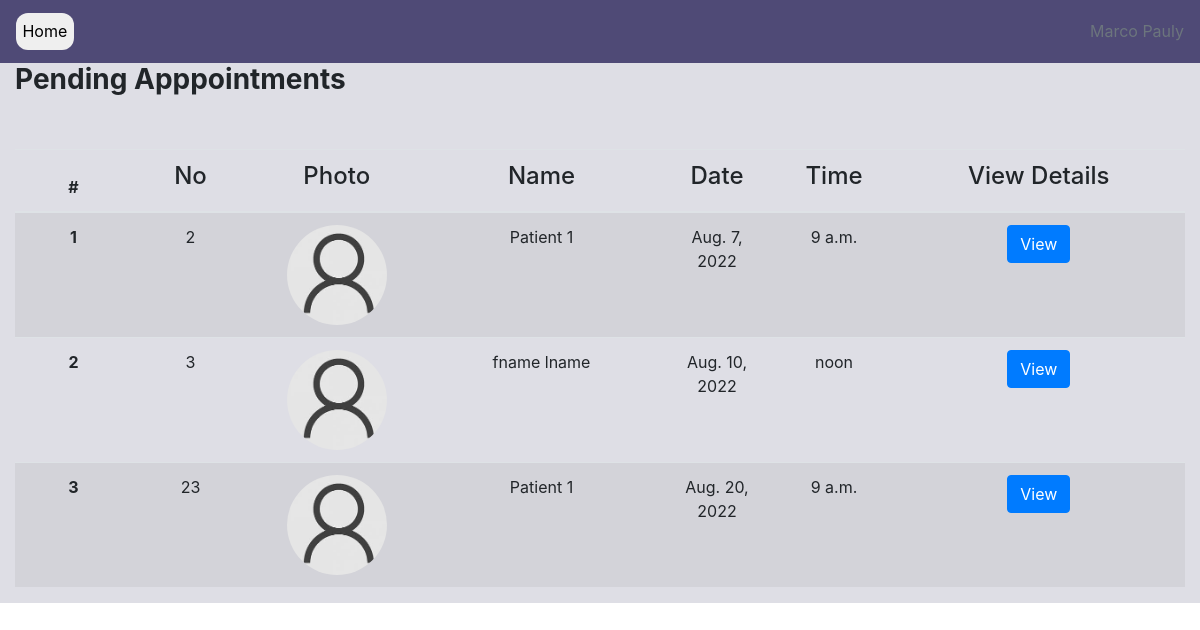
Screenshot of /doctor/pending-appointments (signed in) with the database file from the repository.
### accounts/models.py (models this page shows, shortened)
class User(AbstractUser):
    DOCTOR = 'D'
    PATIENT = 'P'
    USER_TYPES = [
        (DOCTOR, 'Doctor'),
        (PATIENT, 'Patient'),
    ]
    MALE = 'M'
    FEMALE = 'F'
    OTHER = 'O'
    PREFER_NOT_TO_SAY = 'N'
    GENDER = [
        (MALE, 'Male'),
        (FEMALE, 'Female'),
        (OTHER, 'Other'),
        (PREFER_NOT_TO_SAY, 'Prefer not to say')
    ]
    class Meta:
        db_table = 'user'
    user_type = models.CharField(choices=USER_TYPES, max_length=1, default=PATIENT)
    gender = models.CharField(choices=GENDER,  max_length=1, default=PREFER_NOT_TO_SAY)
    phone = PhoneNumberField(null=True, blank=True)
    def is_doctor(self):
        if self.user_type == 'D':
            return True
        return False

### appointment/models.py (models this page shows, shortened)
class Appointment(models.Model):
    TIME_SLOT = [
    (1, '9:00-10:00'),
    (2, '10:00-11:00'),
    (3, '11:00-12:00'),
    (4, '13:00-14:00'),
    ]
    doctor = models.ForeignKey(User,on_delete=models.CASCADE, limit_choices_to={'user_type': 'D'}, related_name='doctor')
    patient = models.ForeignKey(User,on_delete=models.CASCADE, limit_choices_to={'user_type': 'P'})
    date =  models.DateField()
    start_time = models.TimeField(null=True)
    end_time = models.TimeField(null=True)
    reason = models.TextField()
    status = models.BooleanField(default=False)
    class Meta:
        db_table = 'appointment'
        constraints = [
            models.UniqueConstraint(fields=['patient', 'doctor', 'date'], name='unique_booking')
        ]
        ordering = ['date', 'start_time']

### profiles/models.py (models this page shows, shortened)
class PatientProfile(models.Model):
    BLOOD_GROUPS = [
        ('O-', 'O-'),
        ('O+', 'O+'),
        ('A-', 'A-'),
        ('A+', 'A+'),
        ('B-', 'B-'),
        ('B+', 'B+'),
        ('AB-', 'AB-'),
        ('AB+', 'AB+'),
    ]
    class Meta:
        db_table = 'patient_profile'
    user = models.OneToOneField(
        User, on_delete=models.CASCADE, #profile deleted then patient deleted since one to one field
        primary_key=True, limit_choices_to={'user_type': 'P'},
        related_name='patprofile', #* related_name is used to give alternate name to the reverse relationship
        )
    profile_pic = models.ImageField(upload_to='images/profiles/patients', null=True, blank=True) #TODO Change directory to /images/patient/username
    dob = models.DateField(blank=True, null=True) #TODO -remove blank=True, null=True
    blood_group = models.CharField(max_length=3, choices=BLOOD_GROUPS)
    allergies = models.TextField(blank=True, null=True)

### appointment/views.py (the view)
# urls.py: path('doctor/pending-appointments', views.pending_appointments, {'status': False}, name='pending-appointment'), #* Pass extra option to function as dictionary
def pending_appointments(request, status):
    context = {}
    user = request.user
    if not user.is_doctor():
        return HttpResponse("NOT ALLOWED")
    appointments = Appointment.objects.filter(doctor=user, status=status)
    context = {'appointments':appointments, 'status':status} #* Status passed in to change heading of page (Completed/Pending)
    return render(request, 'pending-appointment.html', context=context)

### PMS/context_processors.py (called while the page is built)
def get_departments(request):
    departments = Department.objects.all()
    return {'departments': departments}

def get_time_slots(request):
    time_slot = Appointment.TIME_SLOT
    return {"time_slot": time_slot}

### appointment/templates/pending-appointment.html (shortened to what this page needs)
{% load static %}
<!DOCTYPE html>
<html>
    <head>
        <link rel="stylesheet" href="https://cdn.jsdelivr.net/npm/bootstrap@4.0.0/dist/css/bootstrap.min.css">
    </head>
    <body>
        {% include 'navbar-simple.html' %}
        <section style="height: auto;">
            <div class="container-fluid">
                <div class="row " style="background-color: #8889a347;">
                    {% if status %}
                    <div class="col-md-12" style="align-items: center;"><h3><b>Completed Apppointments</b></h3></div>
                    {% else %}
                    <div class="col-md-12" style="align-items: center;"><h3><b>Pending Apppointments</b></h3></div>
                    {% endif %}
                <br>
                <br>
                <br>
                    <div class="col-md-12 col-12" style="align-items: center;">
                        <table class="table table-striped">
                            <thead>
                              <tr>
                                <th scope="col" width="10%">#</th>
                                <th scope="col"  width="10%"><h4>No</h4></th>
                                <th scope="col" width="15%"><h4>Photo</h4></th>
                                <th scope="col" width="20%"><h4>Name</h4></th>
                                <th scope="col" width="10%"><h4>Date</h4></th>
                                <th scope="col" width="10%"><h4>Time</h4></th>
                                <th scope="col"><h4>View Details</h4></th>
                              </tr>
                            </thead>
                            <tbody>
{% for appointment in appointments %}
                                <tr>
                                    <th scope="row">{{forloop.counter}}</th>
                                    <td>{{appointment.id}}</td>
                                    <td>
                                        {%if appointment.patient.patprofile.profile_pic %}
                                            <img src="{{appointment.patient.patprofile.profile_pic.url}}" class="photo">
                                        {% else %}
                                            <img src="{% static 'images/default_pic.jpg' %}" class="photo">
                                        {% endif %}
                                    </td>
                                    <td>{{appointment.patient.get_full_name}}</td>
                                    <td>{{appointment.date}}</td>
                                    <td>{{appointment.start_time}}</td>
                                    <td>
                                        <form action="{% url 'appointment:view-appointment' %}" method="post">
                                            <button class="btn btn-primary" type="submit" name="id" value={{appointment.id}}>View</button>
                                        </form>
                                    </td>
                                </tr>
{% endfor %}
                            </tbody>
                          </table>
                    </div>
                </div>
            </div>
        </section>
    </body>
</html>

### templates/navbar-simple.html (shortened to what this page needs)
<nav class="navbar navbar-expand-lg bg-dark">
    <a class="navbar-brand" href="{% url 'accounts:home'%}">
      <button class="button">Home</button>
    </a>
        <ul class="navbar-nav ml-auto">
            <li class="nav-item">
                <p class="text-secondary mb-0">{{user.get_full_name}}</p>
            </li>
        </ul>
</nav>

### templates/navbar-simple.html (style rules this page uses)
.bg-dark { background-color: #4c4774fa !important; }
.button { border-radius: 12px; border: 2px; font-size: 1rem; padding: 0.4rem; }

### appointment/templates/pending-appointment.html (style rules this page uses)
table { margin-top: 14px; }
th, td { text-align: center; }
.photo { width: 100px; border-radius: 50%; }

### rows the page displays
User: get_full_name "Marco Pauly"
Appointment: id "2", patient.patprofile.profile_pic (placeholder picture), patient.get_full_name "Patient 1", date "Aug. 7, 2022", start_time "9 a.m."
Appointment: id "3", patient.get_full_name "fname lname", date "Aug. 10, 2022", start_time "noon"
Appointment: id "23", patient.patprofile.profile_pic (placeholder picture), patient.get_full_name "Patient 1", date "Aug. 20, 2022", start_time "9 a.m."
